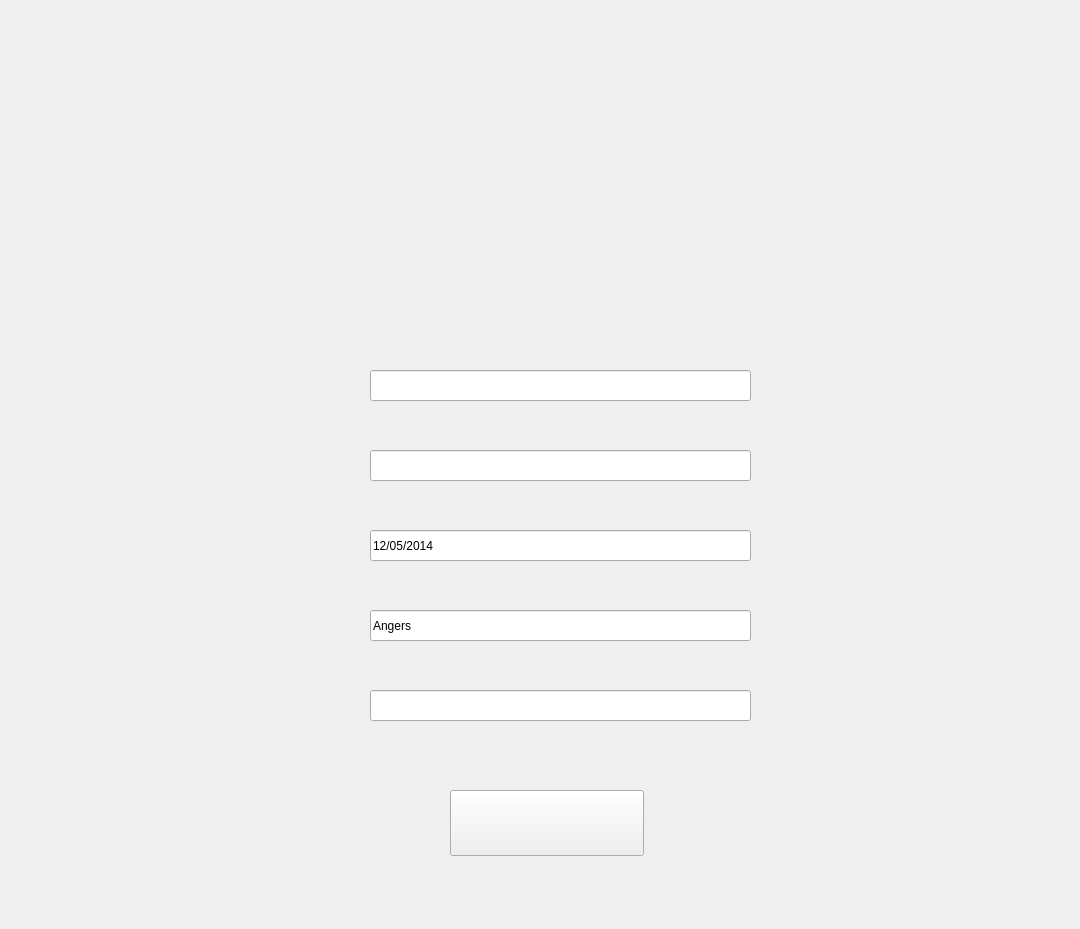
<?xml version="1.0" encoding="UTF-8"?>
<ui version="4.0">
 <class>Subscribe</class>
 <widget class="QWidget" name="Subscribe">
  <property name="geometry">
   <rect>
    <x>0</x>
    <y>0</y>
    <width>1080</width>
    <height>929</height>
   </rect>
  </property>
  <property name="windowTitle">
   <string>Studio Babel</string>
  </property>
  <property name="windowIcon">
   <iconset>
    <normaloff>../../Git/babel/Gui/Images/logo.png</normaloff>../../Git/babel/Gui/Images/logo.png</iconset>
  </property>
  <widget class="QLabel" name="_label_logo">
   <property name="geometry">
    <rect>
     <x>0</x>
     <y>0</y>
     <width>1080</width>
     <height>929</height>
    </rect>
   </property>
   <property name="minimumSize">
    <size>
     <width>1080</width>
     <height>929</height>
    </size>
   </property>
   <property name="maximumSize">
    <size>
     <width>1080</width>
     <height>929</height>
    </size>
   </property>
   <property name="text">
    <string/>
   </property>
   <property name="pixmap">
    <pixmap>../Images/background.png</pixmap>
   </property>
  </widget>
  <widget class="QLineEdit" name="_lineLogin">
   <property name="geometry">
    <rect>
     <x>370</x>
     <y>370</y>
     <width>381</width>
     <height>31</height>
    </rect>
   </property>
  </widget>
  <widget class="QLineEdit" name="_linePassword">
   <property name="geometry">
    <rect>
     <x>370</x>
     <y>450</y>
     <width>381</width>
     <height>31</height>
    </rect>
   </property>
   <property name="echoMode">
    <enum>QLineEdit::Password</enum>
   </property>
  </widget>
  <widget class="QPushButton" name="_btnSubscribe">
   <property name="geometry">
    <rect>
     <x>450</x>
     <y>790</y>
     <width>194</width>
     <height>66</height>
    </rect>
   </property>
   <property name="text">
    <string/>
   </property>
   <property name="icon">
    <iconset>
     <normaloff>../Images/btnSubscribe.png</normaloff>../Images/btnSubscribe.png</iconset>
   </property>
   <property name="iconSize">
    <size>
     <width>194</width>
     <height>66</height>
    </size>
   </property>
  </widget>
  <widget class="QLineEdit" name="_lineBirthsday">
   <property name="geometry">
    <rect>
     <x>370</x>
     <y>530</y>
     <width>381</width>
     <height>31</height>
    </rect>
   </property>
   <property name="minimumSize">
    <size>
     <width>381</width>
     <height>0</height>
    </size>
   </property>
   <property name="text">
    <string>12/05/2014</string>
   </property>
   <property name="cursorPosition">
    <number>10</number>
   </property>
  </widget>
  <widget class="QLineEdit" name="_lineLocation">
   <property name="geometry">
    <rect>
     <x>370</x>
     <y>610</y>
     <width>381</width>
     <height>31</height>
    </rect>
   </property>
   <property name="text">
    <string>Angers</string>
   </property>
  </widget>
  <widget class="QLineEdit" name="_linePhoneNumber">
   <property name="geometry">
    <rect>
     <x>370</x>
     <y>690</y>
     <width>381</width>
     <height>31</height>
    </rect>
   </property>
  </widget>
  <widget class="QLabel" name="_labelBigLogo">
   <property name="geometry">
    <rect>
     <x>330</x>
     <y>90</y>
     <width>451</width>
     <height>201</height>
    </rect>
   </property>
   <property name="text">
    <string/>
   </property>
   <property name="pixmap">
    <pixmap>../Images/bigLogo.png</pixmap>
   </property>
  </widget>
 </widget>
 <resources/>
 <connections/>
</ui>
